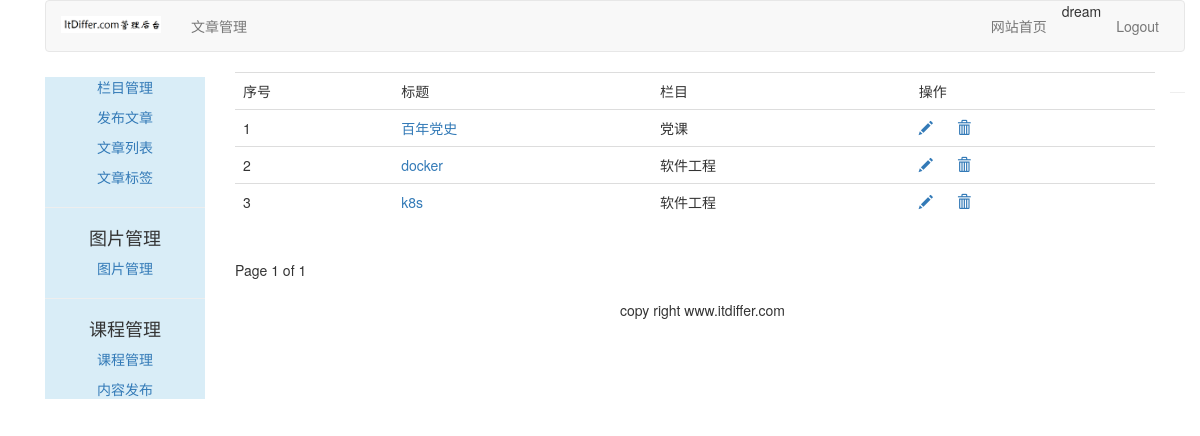
The page /article/article-list/ (signed in) on the database its author committed.
### article/models.py (models this page shows, shortened)
class ArticlePost(models.Model):
    author = models.ForeignKey(User, on_delete=models.CASCADE, related_name="article")
    title = models.CharField(max_length=200)
    slug = models.SlugField(max_length=500)
    column = models.ForeignKey(ArticleColumn, on_delete=models.CASCADE,related_name="article_column")
    body = models.TextField()
    created = models.DateTimeField(default=timezone.now)
    updated = models.DateTimeField(auto_now=True)
    users_like = models.ManyToManyField(User, related_name="articles_like", blank=True)
    users_unlike = models.ManyToManyField(User, related_name="articles_unlike", blank=True)
    article_tag = models.ManyToManyField(ArticleTag, related_name='article_tag', blank=True)
    class Meta:
        ordering = ("-updated",)
        index_together = (('id', 'slug'),)
    def get_absolute_url(self):
        return reverse("article:article_detail", args=[self.id, self.slug])

class ArticleColumn(models.Model):
    user = models.ForeignKey(User, on_delete=models.CASCADE,related_name='article_column')
    column = models.CharField(max_length=200)
    created = models.DateField(auto_now_add=True)
    def __str__(self):
        return self.column

### article/views.py (the view)
# urls.py: path('article-list/', views.article_list, name="article_list"),
@login_required(login_url='/account/login')
def article_list(request):
    articles_list = ArticlePost.objects.filter(author=request.user)
    paginator = Paginator(articles_list, 10)
    page = request.GET.get('page')
    try:
        current_page = paginator.page(page)
        articles = current_page.object_list
    except PageNotAnInteger:
        current_page = paginator.page(1)
        articles = current_page.object_list
    except EmptyPage:
        current_page = paginator.page(paginator.num_pages)
        articles = current_page.object_list
    return render(request, "article/column/article_list.html",{"articles":articles, "page": current_page})

### home/context_processors.py (called while the page is built)
def add_userinfo_to_context(request):
    if request.user.is_authenticated:
      try:
        userinfo = UserInfo.objects.get(user=request.user)
        if hasattr(request.user, 'userinfo'):
          return {"user":request.user, "userinfo":userinfo}
      except:
        return {"user":request.user}
    else:
      return {"user":request.user}

### templates/article/column/article_list.html (shortened to what this page needs)
{% extends "article/base.html" %}
{% load staticfiles %}
{% block content %}
<div>
    <table class="table table-hover">
        <tr>
            <td>序号</td>
            <td>标题</td>
            <td>栏目</td>
            <td>操作</td>
        </tr>
        {% for article in articles %}
        <tr id={{ article.id }}>
            <td>{{ forloop.counter }}</td>
            <td><a href="{{ article.get_absolute_url }}">{{ article.title }}</a></td>
            <td>{{ article.column }}</td>
            <td>
                <a name="edit" href="{% url 'article:redit_article' article.id %}"><span class="glyphicon glyphicon-pencil"></span></a>
                <a nane="delete" href="javascript:" onclick="del_article(this, {{ article.id }})"><span class="glyphicon glyphicon-trash" style="margin-left:20px;"></span></a>
            </td>
        </tr>
        {% endfor %}
    </table>
    {% include "paginator.html" %}
</div>
{% endblock %}

### templates/article/header.html
{% load staticfiles %}
<div class="container">
    <nav class="navbar navbar-default" role="navigation">
        <div class="navbar-header">
            <a class="navbar-brand" href="http://www.itdiffer.com">
                <img width="100px" src="{% static 'images/backlogo.png' %}">
            </a>
        </div>
        <div>
            <ul class="nav navbar-nav" role="tablist">
                <li><a href="{% url 'article:article_column' %}">文章管理</a></li>
            </ul>
            <ul class="nav navbar-nav navbar-right" style="margin-right:10px">
                <li><a href="{% url 'blog:blog_title' %}">网站首页</a></li>
                <li><span>{{ user.username }}</li>
                <li><a href="{% url 'account:user_logout' %}">Logout</a></li>
            </ul>
        </div>
    </nav>
</div>

### rows shown on the page
ArticlePost: title "百年党史", column "党课"
ArticlePost: title "docker", column "软件工程"
ArticlePost: title "k8s", column "软件工程"

### other values the page prints
{{ user.username }} "dream"
{{ page.number }} "1"
{{ page.paginator.num_pages }} "1"
